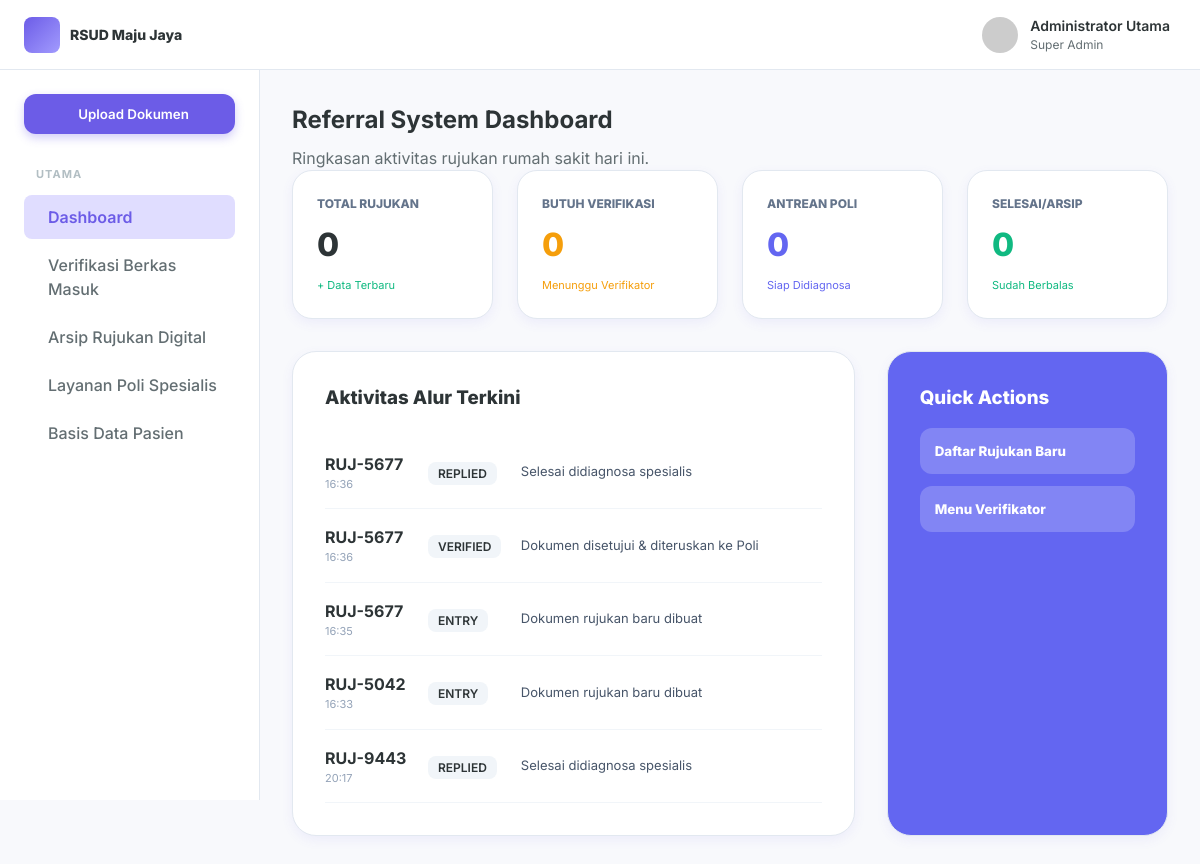
/referral_dashboard.php, run on an earlier commit of the app's database.
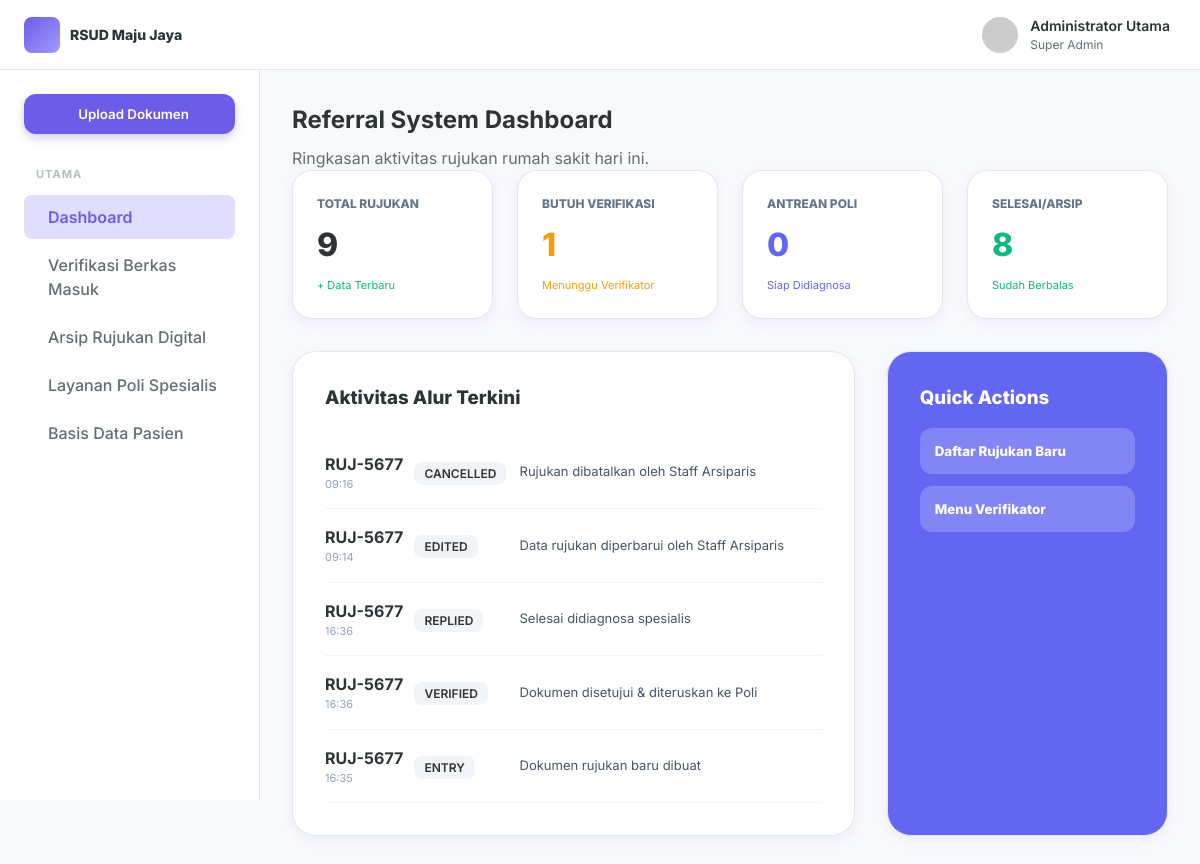
And on a later commit of the database.
### tables this page shows
CREATE TABLE referral_logs (
        id INTEGER PRIMARY KEY AUTOINCREMENT,
        referral_id TEXT,
        stage TEXT,
        action_text TEXT,
        user_name TEXT,
        action_time DATETIME DEFAULT CURRENT_TIMESTAMP,
        created_at DATETIME DEFAULT CURRENT_TIMESTAMP
    );

### config.php (called while the page is built, shortened)
<?php
$db_file = __DIR__ . '/dms_hospital.sqlite';
try {
    $pdo = new PDO("sqlite:" . $db_file);
    $pdo->setAttribute(PDO::ATTR_ERRMODE, PDO::ERRMODE_EXCEPTION);
    $pdo->setAttribute(PDO::ATTR_DEFAULT_FETCH_MODE, PDO::FETCH_ASSOC);
    class SQLiteCompatibilityLayer {
        private $pdo;
        public function __construct($pdo) {
            $this->pdo = $pdo;
        }
        public function query($sql) {
            try {
                $stmt = $this->pdo->query($sql);
                return new SQLiteResultWrapper($stmt);
            } catch (PDOException $e) {
                die("Database Error: " . $e->getMessage() . " (SQL: $sql)");
            }
        }
    }
    class SQLiteResultWrapper {
        private $data = [];
        private $index = 0;
        public function __construct($stmt) {
            $this->stmt = $stmt;
            if ($stmt) {
                $all = $this->stmt->fetchAll();
                $this->data = $all;
                $this->index = 0;
            }
        }
        public function fetch_assoc() {
            if (isset($this->data[$this->index])) {
                return $this->data[$this->index++];
            }
            return null;
        }
        public function fetch_row() {
            $row = $this->fetch_assoc();
            return $row ? array_values($row) : null;
        }
    }
    $conn = new SQLiteCompatibilityLayer($pdo);
} catch (PDOException $e) {
    die("Koneksi SQLite Gagal: " . $e->getMessage());
}

### referral_dashboard.php (the view, shortened to what this page needs)
<?php
require_once 'config.php';
$total_rujukan = $conn->query("SELECT COUNT(*) FROM referrals WHERE is_deleted = 0")->fetch_row()[0];
$antrean_poli = $conn->query("SELECT COUNT(*) FROM referrals WHERE status_flow = 'VERIFY' AND is_deleted = 0")->fetch_row()[0];
$butuh_verif = $conn->query("SELECT COUNT(*) FROM referrals WHERE status_flow = 'ENTRY' AND is_deleted = 0")->fetch_row()[0];
$terarsip = $conn->query("SELECT COUNT(*) FROM referrals WHERE status_flow = 'REPLIED' AND is_deleted = 0")->fetch_row()[0];
$logs = $conn->query("SELECT * FROM referral_logs ORDER BY created_at DESC LIMIT 5");
?>
<!DOCTYPE html>
<html lang="id">
<head>
    <link rel="stylesheet" href="styles.css">
</head>
<body>
    <div class="app-container">
        <header class="navbar">
            <div class="navbar-left">
                <div class="logo">
                    <div class="logo-icon"><i class="ph ph-hospital"></i></div>
                    <span style="font-size: 14px; font-weight: 800;">RSUD Maju Jaya</span>
                </div>
            </div>
            <div class="navbar-right">
                <div class="user-profile">
                    <img src="https://ui-avatars.com/api/?name=Admin+RS&background=6C5CE7&color=fff&rounded=true">
                    <div class="user-info">
                        <span class="user-name">Administrator Utama</span>
                        <span class="user-role">Super Admin</span>
                    </div>
                </div>
            </div>
        </header>
        <div class="main-layout">
            <aside class="sidebar">
                <div class="sidebar-content">
                    <button class="new-doc-btn" onclick="window.location.href='referral_registration.php'"><i class="ph ph-plus"></i><span>Upload Dokumen</span></button>
                    <nav class="sidebar-menu">
                        <div class="menu-group">
                            <h3 class="menu-title">Utama</h3>
                            <ul>
                                <li class="active"><a href="referral_dashboard.php"><i class="ph ph-squares-four"></i><span>Dashboard</span></a></li>
                                <li><a href="referral_verification.php"><i class="ph ph-check-square-offset"></i><span>Verifikasi Berkas Masuk</span></a></li>
                                <li><a href="referral_explorer.php"><i class="ph ph-files"></i><span>Arsip Rujukan Digital</span></a></li>
                                <li><a href="referral_specialist.php"><i class="ph ph-stethoscope"></i><span>Layanan Poli Spesialis</span></a></li>
                                <li><a href="referral_patients.php"><i class="ph ph-users"></i><span>Basis Data Pasien</span></a></li>
                            </ul>
                        </div>
                    </nav>
                </div>
            </aside>
            <main class="content-area">
                <h1 class="page-title">Referral System Dashboard</h1>
                <p class="page-description">Ringkasan aktivitas rujukan rumah sakit hari ini.</p>
                <div class="stats-grid" style="display: grid; grid-template-columns: repeat(4, 1fr); gap: 24px; margin-bottom: 32px;">
                    <div class="card" style="padding: 24px; border-radius: 20px;">
                        <div style="color: #64748b; font-size: 12px; font-weight: 800; text-transform: uppercase;">Total Rujukan</div>
                        <div style="font-size: 32px; font-weight: 800; margin: 8px 0;"><?= $total_rujukan ?></div>
                        <div style="font-size: 11px; color: #10b981;">+ Data Terbaru</div>
                    </div>
                    <div class="card" style="padding: 24px; border-radius: 20px;">
                        <div style="color: #64748b; font-size: 12px; font-weight: 800; text-transform: uppercase;">Butuh Verifikasi</div>
                        <div style="font-size: 32px; font-weight: 800; margin: 8px 0; color: #f59e0b;"><?= $butuh_verif ?></div>
                        <div style="font-size: 11px; color: #f59e0b;">Menunggu Verifikator</div>
                    </div>
                    <div class="card" style="padding: 24px; border-radius: 20px;">
                        <div style="color: #64748b; font-size: 12px; font-weight: 800; text-transform: uppercase;">Antrean Poli</div>
                        <div style="font-size: 32px; font-weight: 800; margin: 8px 0; color: #6366f1;"><?= $antrean_poli ?></div>
                        <div style="font-size: 11px; color: #6366f1;">Siap Didiagnosa</div>
                    </div>
                    <div class="card" style="padding: 24px; border-radius: 20px;">
                        <div style="color: #64748b; font-size: 12px; font-weight: 800; text-transform: uppercase;">Selesai/Arsip</div>
                        <div style="font-size: 32px; font-weight: 800; margin: 8px 0; color: #10b981;"><?= $terarsip ?></div>
                        <div style="font-size: 11px; color: #10b981;">Sudah Berbalas</div>
                    </div>
                </div>
                <div style="display: grid; grid-template-columns: 2fr 1fr; gap: 32px;">
                    <div class="card" style="padding: 32px; border-radius: 24px;">
                        <h3 style="margin-bottom: 24px; font-weight: 800;">Aktivitas Alur Terkini</h3>
                        <table style="width: 100%; border-collapse: collapse;">
                            <?php while($log = $logs->fetch_assoc()): ?>
                            <tr style="border-bottom: 1px solid #f1f5f9;">
                                <td style="padding: 16px 0;">
                                    <div style="font-weight: 700;"><?= $log['referral_id'] ?></div>
                                    <div style="font-size: 11px; color: #94a3b8;"><?= date('H:i', strtotime($log['created_at'])) ?></div>
                                </td>
                                <td style="padding: 16px 0;">
                                    <span style="font-size: 12px; background: #f1f5f9; padding: 4px 10px; border-radius: 8px; font-weight: 600;"><?= $log['stage'] ?></span>
                                </td>
                                <td style="padding: 16px 0; font-size: 13px; color: #475569;">
                                    <?= $log['action_text'] ?>
                                </td>
                            </tr>
                            <?php endwhile; ?>
                        </table>
                    </div>
                    <div class="card" style="padding: 32px; border-radius: 24px; background: #6366f1; color: white;">
                        <h3 style="margin-bottom: 16px; font-weight: 800;">Quick Actions</h3>
                        <button onclick="window.location.href='referral_registration.php'" style="width:100%; padding:15px; border-radius:12px; border:none; background:rgba(255,255,255,0.2); color:white; font-weight:800; margin-bottom:12px; cursor:pointer; text-align:left;"><i class="ph ph-plus"></i> Daftar Rujukan Baru</button>
                        <button onclick="window.location.href='referral_verification.php'" style="width:100%; padding:15px; border-radius:12px; border:none; background:rgba(255,255,255,0.2); color:white; font-weight:800; cursor:pointer; text-align:left;"><i class="ph ph-check"></i> Menu Verifikator</button>
                    </div>
                </div>
            </main>
        </div>
    </div>
</body>
</html>

### styles.css (style rules this page uses)
:root { --primary: #6C5CE7; --primary-hover: #5A4BDE; --secondary: #A29BFE; --secondary-light: #E0DDFF; --bg-color: #F8F9FC; --card-bg: #FFFFFF; --text-main: #2D3436; --text-muted: #636E72; --text-light: #B2BEC3; --border-color: #E2E8F0; --shadow-sm: 0 1px 2px rgba(0,0,0,0.05); --shadow-md: 0 4px 12px rgba(108, 92, 231, 0.08); --shadow-lg: 0 10px 25px rgba(108, 92, 231, 0.12); --radius: 12px; --sidebar-width: 260px; --navbar-height: 70px; --transition: all 0.3s cubic-bezier(0.25, 0.8, 0.25, 1); }
* { margin: 0; padding: 0; box-sizing: border-box; }
body { font-family: 'Inter', sans-serif; background-color: var(--bg-color); color: var(--text-main); line-height: 1.5; overflow-x: hidden; }
ul { list-style: none; }
a { text-decoration: none; color: inherit; }
button { cursor: pointer; border: none; background: none; font-family: inherit; }
.app-container { display: flex; flex-direction: column; min-height: 100vh; }
.main-layout { display: flex; flex: 1; margin-top: var(--navbar-height); }
.navbar { position: fixed; top: 0; left: 0; width: 100%; height: var(--navbar-height); background-color: var(--card-bg); border-bottom: 1px solid var(--border-color); display: flex; align-items: center; justify-content: space-between; padding: 0 24px; z-index: 50; }
.navbar-left { display: flex; align-items: center; gap: 16px; width: var(--sidebar-width); }
.logo { display: flex; align-items: center; gap: 10px; font-weight: 700; font-size: 20px; color: var(--text-main); }
.logo-icon { background: linear-gradient(135deg, var(--primary), var(--secondary)); color: white; width: 36px; height: 36px; border-radius: 8px; display: flex; align-items: center; justify-content: center; font-size: 20px; }
.navbar-right { display: flex; align-items: center; gap: 20px; }
.user-profile { display: flex; align-items: center; gap: 12px; cursor: pointer; padding: 6px; border-radius: var(--radius); transition: var(--transition); }
.user-profile img { width: 36px; height: 36px; border-radius: 50%; object-fit: cover; }
.user-info { display: flex; flex-direction: column; }
.user-name { font-weight: 600; font-size: 14px; }
.user-role { font-size: 12px; color: var(--text-muted); }
.sidebar { width: var(--sidebar-width); background-color: var(--card-bg); border-right: 1px solid var(--border-color); height: calc(100vh - var(--navbar-height)); position: fixed; top: var(--navbar-height); left: 0; transition: var(--transition); z-index: 40; }
.sidebar-content { padding: 24px; height: 100%; overflow-y: auto; }
.new-doc-btn { width: 100%; background-color: var(--primary); color: white; padding: 12px; border-radius: var(--radius); display: flex; align-items: center; justify-content: center; gap: 8px; font-weight: 600; margin-bottom: 32px; transition: var(--transition); box-shadow: 0 4px 10px rgba(108, 92, 231, 0.3); }
.menu-group { margin-bottom: 24px; }
.menu-title { font-size: 11px; text-transform: uppercase; letter-spacing: 1px; color: var(--text-light); margin-bottom: 12px; padding-left: 12px; }
.sidebar-menu ul li { margin-bottom: 4px; }
.sidebar-menu ul li a { display: flex; align-items: center; gap: 12px; padding: 10px 12px; border-radius: 8px; color: var(--text-muted); font-weight: 500; transition: var(--transition); }
.sidebar-menu ul li.active a { background-color: var(--secondary-light); color: var(--primary); font-weight: 600; }
.content-area { margin-left: var(--sidebar-width); padding: 32px; width: calc(100% - var(--sidebar-width)); transition: var(--transition); }
.page-title { font-size: 24px; font-weight: 700; margin-bottom: 8px; }
.page-description { color: var(--text-muted); }
.stats-grid { display: grid; grid-template-columns: repeat(auto-fit, minmax(240px, 1fr)); gap: 24px; margin-bottom: 32px; }
.card { background-color: var(--card-bg); border-radius: var(--radius); box-shadow: var(--shadow-md); border: 1px solid var(--border-color); padding: 24px; }

What changed in the data, as far as the page shows it:
no longer on this page (row unchanged): referral_logs: referral "RUJ-5042", created_at "16:33", stage "ENTRY", action_text "Dokumen rujukan baru dibuat"
no longer on this page (row unchanged): referral_logs: referral "RUJ-9443", created_at "20:17", stage "REPLIED", action_text "Selesai didiagnosa spesialis"
added referral_logs: referral "RUJ-5677", created_at "09:16", stage "CANCELLED", action_text "Rujukan dibatalkan oleh Staff Arsiparis"
added referral_logs: referral "RUJ-5677", created_at "09:14", stage "EDITED", action_text "Data rujukan diperbarui oleh Staff Arsiparis"
Also different on the page:
$total_rujukan: "0" → "9"
$butuh_verif: "0" → "1"
$terarsip: "0" → "8"
